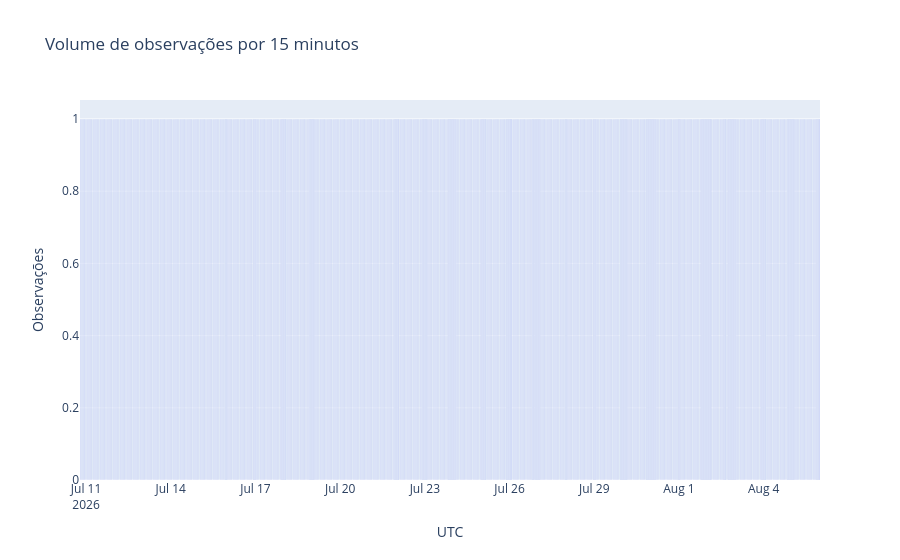
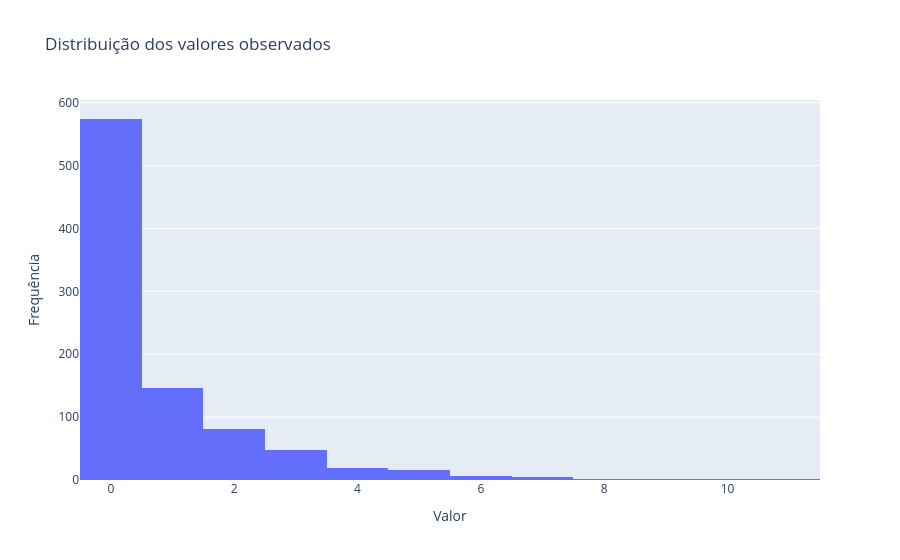

Write notebook code for charts like these, in order.
### Markdown cell above
## 3. Volume em 15 minutos e distribuição de valores

O primeiro gráfico conta quantas observações caíram em cada bloco de 15 minutos. Ele mede volume de coleta, não média nem soma de valores.

O histograma mostra a distribuição dos valores observados naquela série. Ele ajuda a perceber faixas típicas, outliers e valores muito concentrados. Se a série for percentual, uma fila de valores perto de 0 ou 100 pode ser esperada; se for latência, a escala pode ser completamente diferente.

### Code cell
if selected_series is not None:
    volume_15min = (
        selected_series.assign(bucket_15min=selected_series["timestamp"].dt.floor("15min"))
        .groupby("bucket_15min", as_index=False)
        .size()
    )
    go.Figure(go.Bar(x=volume_15min["bucket_15min"], y=volume_15min["size"])).update_layout(
        title="Volume de observações por 15 minutos", xaxis_title="UTC", yaxis_title="Observações"
    ).show()
    go.Figure(go.Histogram(x=selected_series["value"])).update_layout(
        title="Distribuição dos valores observados", xaxis_title="Valor", yaxis_title="Frequência"
    ).show()

### Figure 1 — Plotly figure (JSON) as saved in the notebook; plotly's stock layout.template omitted (floating-point values rounded to 4 significant figures; data arrays with more than 128 entries replaced by an {"elided": "..."} marker saying what was removed)
{"data": [{"type": "bar", "x": {"elided": "897 str values"}, "y": {"elided": "897 int values"}}], "layout": {"title": {"text": "Volume de observações por 15 minutos"}, "xaxis": {"title": {"text": "UTC"}}, "yaxis": {"title": {"text": "Observações"}}}}

### Figure 2 — Plotly figure (JSON) as saved in the notebook; plotly's stock layout.template omitted (floating-point values rounded to 4 significant figures; data arrays with more than 128 entries replaced by an {"elided": "..."} marker saying what was removed)
{"data": [{"type": "histogram", "x": {"elided": "897 float values"}}], "layout": {"title": {"text": "Distribuição dos valores observados"}, "xaxis": {"title": {"text": "Valor"}}, "yaxis": {"title": {"text": "Frequência"}}}}
